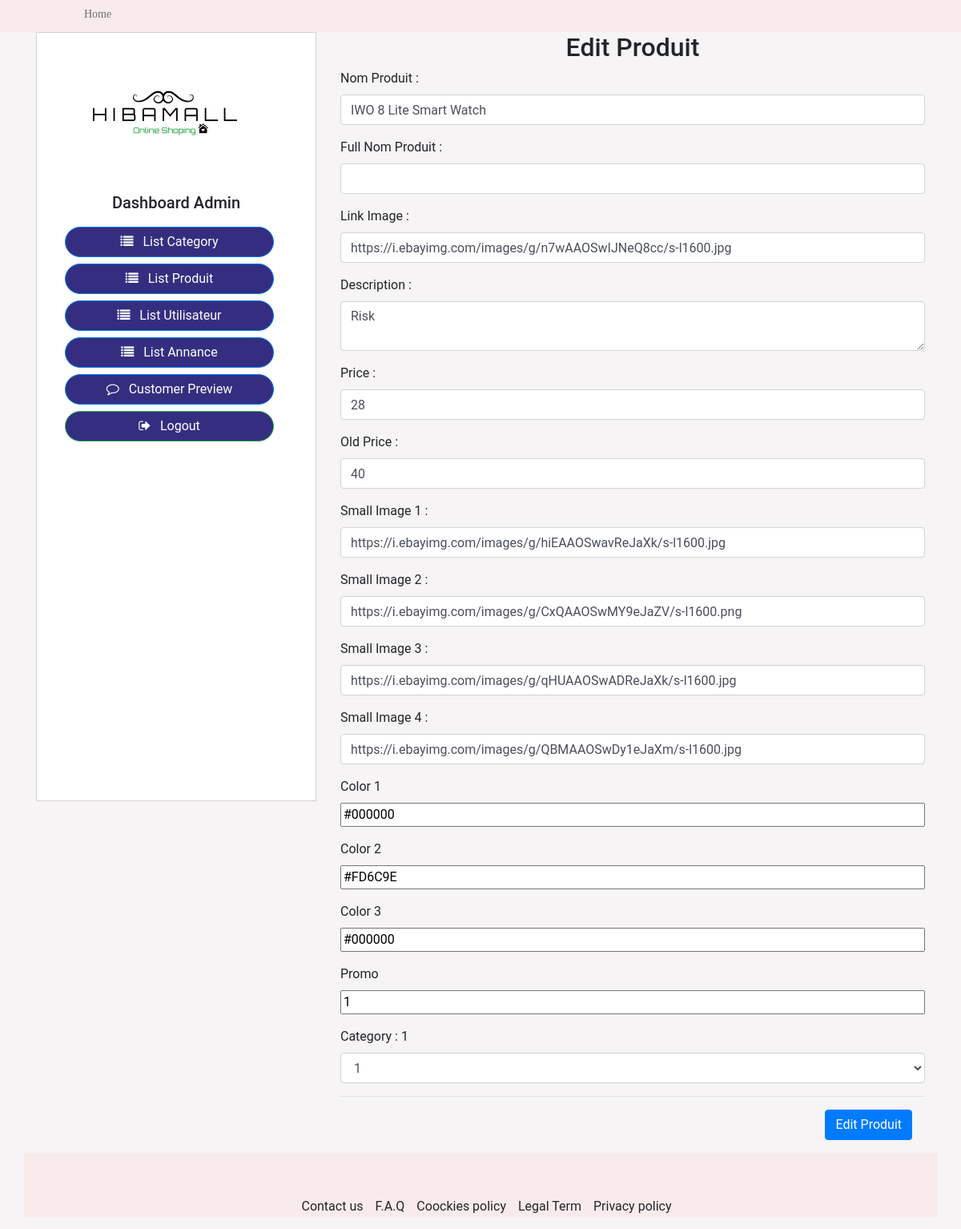
/admin/editproduit.php?id=11 (signed in), run on the app's committed database.
### tables this page shows
CREATE TABLE `products` (
  `id` int(11) NOT NULL,
  `product_name` varchar(255) NOT NULL,
  `product_fullname` varchar(255) NOT NULL,
  `product_image` text NOT NULL,
  `product_description` text NOT NULL,
  `product_price` int(11) NOT NULL,
  `product_oldprice` int(11) NOT NULL,
  `color1` varchar(255) NOT NULL,
  `color2` varchar(255) NOT NULL,
  `color3` varchar(255) NOT NULL,
  `product_smallimage1` varchar(255) NOT NULL,
  `product_smallimage2` varchar(255) NOT NULL,
  `product_smallimage3` varchar(255) NOT NULL,
  `product_smallimage4` varchar(255) NOT NULL,
  `category_id` int(11) NOT NULL,
  `promo` tinyint(1) NOT NULL
);

### inc/fonctions.php (called while the page is built, shortened)
<?php
require('config.php');
function query($sql){
    global $connection;
    return mysqli_query($connection,$sql);
}
function escape_string($string){
    global $connection;
    return mysqli_real_escape_string($connection,$string);
}
function fetch_array($result){
    return mysqli_fetch_array($result);
}

### admin/editproduit.php (the view, shortened to what this page needs)
<?php include('aside.php'); ?>
<?php
					$id = escape_string($_GET['id']);
                    $query = "SELECT * FROM products WHERE id = '$id'";
                    $result = query($query);
                    $row = fetch_array($result);
                	?>
<div class="col-md-8">
    <div class="">
        <div class="form-container">
            <h2 class="text-center">Edit Produit</h2>
            <form action="#" method="POST">
                <div class="form-group">
                    <label for="">Nom Produit :</label>
                    <input type="text" class="form-control" name="product_name" id="recipient-name" value="<?php echo $row['product_name'];?>">
                </div>
                <div class="form-group">
                    <label for="">Full Nom Produit :</label>
                    <input type="text" class="form-control" name="product_fullname" id="recipient-name" value="<?php echo $row['product_fullname'];?>">
                </div>
                <label for=""> Link Image :</label>
                <input type="text" class="form-control" name="product_image" id="recipient-name" value="<?php echo $row['product_image'];?>">
        </div>
        <div class="form-group">
            <label for="">Description :</label>
            <textarea type="text" class="form-control" name="product_description" id="recipient-name"><?php echo $row['product_description'];?></textarea>
        </div>
        <div class="form-group">
            <label for="">Price :</label>
            <input type="text" class="form-control" name="product_price" id="recipient-name" value="<?php echo $row['product_price'];?>">
        </div>
        <div class="form-group">
            <label for="">Old Price :</label>
            <input type="text" class="form-control" name="product_oldprice" id="recipient-name" value="<?php echo $row['product_oldprice'];?>">
        </div>
        <div class="form-group">
            <label for="">Small Image 1 :</label>
            <input type="text" class="form-control" name="product_smallimage1" id="recipient-name" value="<?php echo $row['product_smallimage1'];?>">
        </div>
        <div class="form-group">
            <label for="">Small Image 2 :</label>
            <input type="text" class="form-control" name="product_smallimage2" id="recipient-name" value="<?php echo $row['product_smallimage2'];?>">
</div>
<div class=" form-group">
            <label for="">Small Image 3 :</label>
            <input type="text" class="form-control" name="product_smallimage3" id="recipient-name" value="<?php echo $row['product_smallimage3'];?>">
</div>
<div class=" form-group">
            <label for="">Small Image 4 :</label>
            <input type="text" class="form-control" name="product_smallimage4" id="recipient-name" value="<?php echo $row['product_smallimage4'];?>">
</div>
<div class="form-group">
            <label for="">Color 1</label>
                <input type="text" class="input-group" name="color1" value="<?php echo $row['color1'];?>">
        </div>
        <div class="form-group">
            <label for="">Color 2</label>
            <input type="text" class="input-group" name="color2" value="<?php echo $row['color2'];?>">
        </div>
        <div class="form-group">
            <label for="">Color 3</label>
            <input type="text" class="input-group" name="color3" value="<?php echo $row['color3'];?>">
        </div>
        <div class="form-group">
            <label for="">Promo</label>
            <input type="text" class="input-group" name="promo" value="<?php echo $row['promo'];?>">
        </div>
            <div class=" form-group">
            <label for="">Category : <?php echo $row['category_id'];?></label>
            <select class="form-control" name="category_id" id="exampleFormControlSelect1">
                <?php
                $query = "SELECT * FROM category";
                $result = query($query);
                while($row = fetch_array($result)):
            ?>
                <option><?php echo $row['id'];?></option>
                <?php
                endwhile;
            ?>
            </select>
        </div>
        <div class=" modal-footer">
            <button type="submit" name="submit" class="btn btn-primary">Edit Produit</button>
        </div>
    </div>
</div>
<?php include('../inc/footer.php'); ?>

### asset/css/main.css (style rules this page uses)
body { font-family: 'Roboto', sans-serif; background: #F6F4F4; position: relative; font-weight: 400px; margin:0; overflow-x: hidden; }

### data on the page
products: product_name "IWO 8 Lite Smart Watch", product_image "https://i.ebayimg.com/images/g/n7wAAOSwIJNeQ8cc/s-l1600.jpg", product_description "Risk", product_price "28", product_oldprice "40", product_smallimage1 "https://i.ebayimg.com/images/g/hiEAAOSwavReJaXk/s-l1600.jpg", product_smallimage2 "https://i.ebayimg.com/images/g/CxQAAOSwMY9eJaZV/s-l1600.png", product_smallimage3 "https://i.ebayimg.com/images/g/qHUAAOSwADReJaXk/s-l1600.jpg", product_smallimage4 "https://i.ebayimg.com/images/g/QBMAAOSwDy1eJaXm/s-l1600.jpg", color1 "#000000", color2 "#FD6C9E", color3 "#000000", promo "1", category "1"

### other printed values
form field category_id "1"
